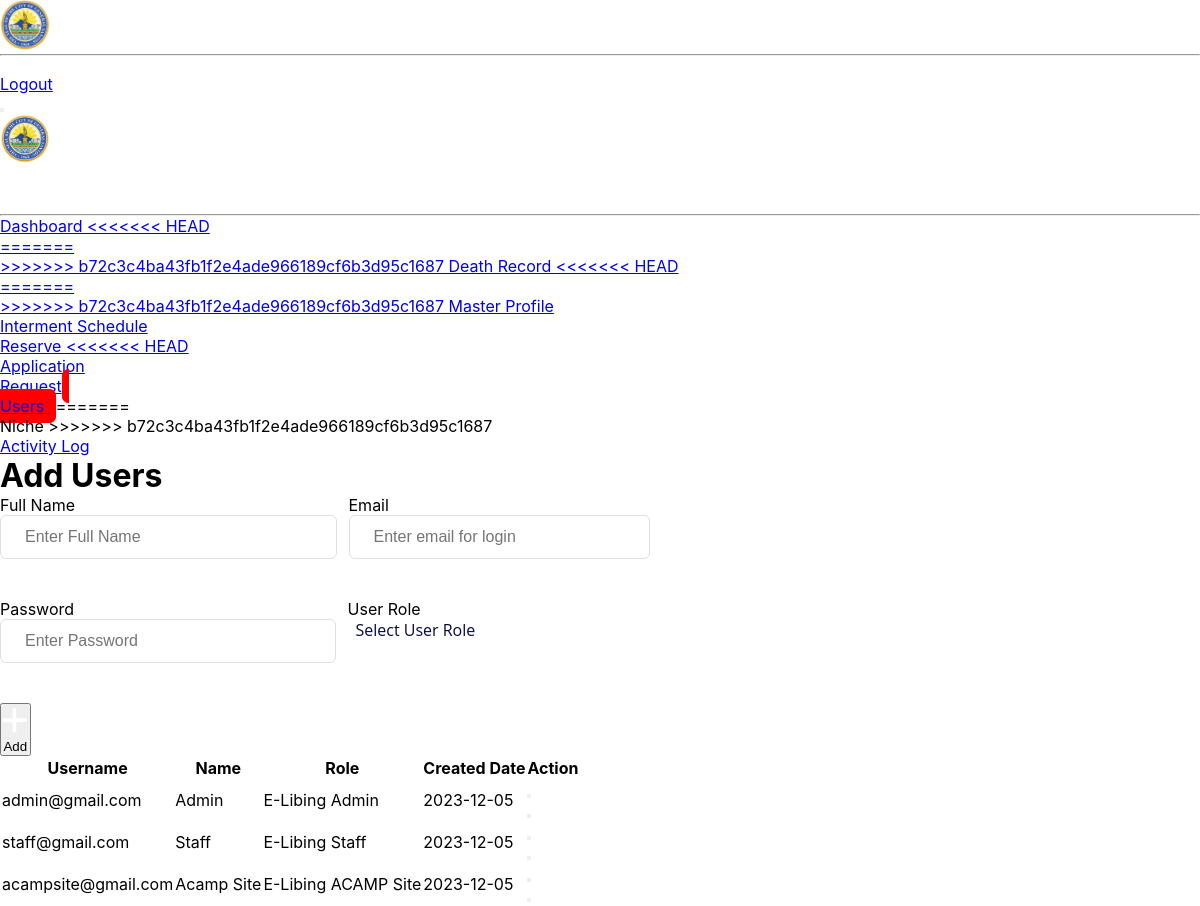
Screenshot of /admin/user.php with the database file from the repository.
### tables this page shows
CREATE TABLE `tbluserslogin` (
  `UserID` int(11) NOT NULL,
  `username` varchar(255) NOT NULL,
  `pw` varchar(255) NOT NULL,
  `Createdby` varchar(255) NOT NULL,
  `Restriction` varchar(255) NOT NULL,
  `CreatedDate` date NOT NULL DEFAULT current_timestamp()
);

### admin/user.php (the view, shortened to what this page needs)
<!DOCTYPE html>
<html lang="en">
<link rel="stylesheet" href="css/walkin.css">
<?php
require('assets/component/topnavbar.php');
require('assets/component/sidebars.php');
?>
<body>
    <div id="layoutSidenav">
        <div id="layoutSidenav_content">
            <main>
                <div class="container-fluid px-4">
                    <ol class="breadcrumb mb-4">
                        <li class="breadcrumb-item active">
                            <h1>Add Users</h1>
                        </li>
                    </ol>
                    <div class="relative overflow-x-auto shadow-md sm:rounded-lg">
                        <div class="container">
                            <form action="../dbConn/createuser.php" method="POST">
                                <div class="formbold-mb-5 flex">
                                    <div class="formbold-mb-5">
                                        <label>
                                            Full Name
                                        </label>
                                        <input type="text" name="fullname" id="inputFields"
                                            placeholder="Enter Full Name" required class="formbold-form-input" />
                                    </div>
                                    <div class="formbold-mb-5 formbold-px-3">
                                        <label>Email
                                        </label>
                                        <input type="text" name="email" id="inputFields"
                                            placeholder="Enter email for login" required="required"
                                            class="formbold-form-input" />
                                    </div>
                                </div>
                                <div class="formbold-mb-5 flex">
                                    <div class="formbold-mb-5">
                                        <label>
                                            Password
                                        </label>
                                        <input type="password" name="pw" id="inputFields" placeholder="Enter Password"
                                            class="formbold-form-input" />
                                    </div>
                                    <div class="formbold-mb-5 formbold-px-3">
                                        <div id="inputFields">
                                            <label>
                                                User Role
                                            </label>
                                            <select class="formbold-form-label" name="role" id="">
                                                <option value="" selected disabled>Select User Role</option>
                                            </select>
                                        </div>
                                    </div>
                                </div>
                                <button class="btn btn-primary mb-4" id="addButton" type="submit">
                                    Add</button>
                            </form>
                            <div class="relative overflow-x-auto shadow-md sm:rounded-lg">
                                <div class="container">
                                    <div class="activity-log-container">
                                        <div class="activity-log-container-scroll">
                                            <table class="table-no-border">
                                                <thead>
                                                    <tr>
                                                        <th>Username</th>
                                                        <th>Name</th>
                                                        <th>Role</th>
                                                        <th>Created Date</th>
                                                        <th>Action</th>
                                                    </tr>
                                                </thead>
                                                <tbody>
                                                    <?php
                                                    $selectloc = "SELECT * FROM tblUsersLogin";
                                                    $queryloc = $conn->query($selectloc);
                                                    while ($dataloc = $queryloc->fetch_assoc()) {
                                                        $username = $dataloc['username'];
                                                        $role = $dataloc['Restriction'];
                                                        $name = $dataloc['Createdby'];
                                                        $date = $dataloc['CreatedDate'];
                                                        $userid = $dataloc['UserID'];
                                                        $first = explode(' ', $role)[0];
                                                        if ($first == 'E-Libing' && $role != 'E-Libing Client') {
                                                            ?>
                                                    <tr>
                                                        <td>
                                                            <?php echo $username ?>
                                                        </td>
                                                        <td>
                                                            <?php echo $name ?>
                                                        </td>
                                                        <td>
                                                            <?php echo $role ?>
                                                        </td>
                                                        <td>
                                                            <?php echo $date ?>
                                                        </td>
                                                        <td>
                                                            <div class="mb-2">
                                                                <button class="btn btn-primary "
                                                                    onclick="addNiche('<?php echo $userid ?>')">
                                                                </button>
                                                            </div>
                                                            <form action="../dbConn/delete_user.php" method="GET">
                                                                <button class="btn btn-danger" type="submit">
                                                                </button>
                                                            </form>
                                                        </td>
                                                    </tr>
                                                    <?php }
                                                    } ?>
                                                </tbody>
                                            </table>
                                        </div>
                                    </div>
                                </div>
                            </div>
                        </div>
                    </div>
                </div>
            </main>
        </div>
    </div>
</body>
</html>

### admin/css/walkin.css (style rules this page uses)
* { margin: 0; padding: 0; box-sizing: border-box; }
body { font-family: "Inter", Arial, Helvetica, sans-serif; }
.formbold-mb-5 { margin-bottom: 20px; }
.formbold-form-label { display: block; font-weight: 500; font-size: 16px; color: #07074d; margin-bottom: 12px; }
.formbold-form-input { width: 100%; padding: 12px 24px; border-radius: 6px; border: 1px solid #e0e0e0; background: white; font-weight: 500; font-size: 16px; color: #6b7280; outline: none; resize: none; }
.formbold-px-3 { padding-left: 12px; padding-right: 12px; }
.flex { display: flex; }
select { -webkit-appearance: none; -moz-appearance: none; -ms-appearance: none; appearance: none; outline: 0; box-shadow: none; border: 0 !important; background: #ffffff; background-image: none; flex: 1; padding: 0 .5em; color: #6b7280; cursor: pointer; font-size: .9em; font-family: 'Open Sans', sans-serif; }

### rows the page displays
tbluserslogin: username "admin@gmail.com", Createdby "Admin", Restriction "E-Libing Admin", CreatedDate "2023-12-05"
tbluserslogin: username "staff@gmail.com", Createdby "Staff", Restriction "E-Libing Staff", CreatedDate "2023-12-05"
tbluserslogin: username "acampsite@gmail.com", Createdby "Acamp Site", Restriction "E-Libing ACAMP Site", CreatedDate "2023-12-05"
